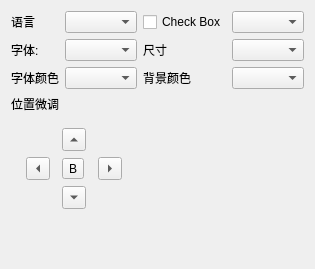
         <widget class="QWidget" name="sub_lang_2_2">
          <attribute name="title">
           <string>语言2</string>
          </attribute>
          <layout class="QVBoxLayout" name="verticalLayout_subtab4">
           <item>
            <layout class="QGridLayout" name="gridLayout_subtab_2_2">
             <item row="0" column="0">
              <widget class="QLabel" name="label_lang_2_2">
               <property name="text">
                <string>语言</string>
               </property>
              </widget>
             </item>
             <item row="0" column="1">
              <widget class="QComboBox" name="comboBox_lang_2_2"/>
             </item>
             <item row="0" column="2">
              <widget class="QCheckBox" name="checkBox_subtab_2_2">
               <property name="text">
                <string>Check Box</string>
               </property>
              </widget>
             </item>
             <item row="0" column="3">
              <widget class="QComboBox" name="comboBox_subtab_2_2"/>
             </item>
             <item row="1" column="0">
              <widget class="QLabel" name="label_font_2_2">
               <property name="text">
                <string>字体:</string>
               </property>
              </widget>
             </item>
             <item row="1" column="1">
              <widget class="QComboBox" name="comboBox_font_2_2"/>
             </item>
             <item row="1" column="2">
              <widget class="QLabel" name="label_size_2_2">
               <property name="text">
                <string>尺寸</string>
               </property>
              </widget>
             </item>
             <item row="1" column="3">
              <widget class="QComboBox" name="comboBox_size_2_2"/>
             </item>
             <item row="2" column="0">
              <widget class="QLabel" name="label_font_color_2_2">
               <property name="text">
                <string>字体颜色</string>
               </property>
              </widget>
             </item>
             <item row="2" column="1">
              <widget class="QComboBox" name="comboBox_font_color_2_2"/>
             </item>
             <item row="2" column="2">
              <widget class="QLabel" name="label_bg_color_2_2">
               <property name="text">
                <string>背景颜色</string>
               </property>
              </widget>
             </item>
             <item row="2" column="3">
              <widget class="QComboBox" name="comboBox_bg_color_2_2"/>
             </item>
             <item row="3" column="0">
              <widget class="QLabel" name="label_position_2_2">
               <property name="text">
                <string>位置微调</string>
               </property>
              </widget>
             </item>
             <item row="4" column="0" colspan="2">
              <widget class="QFrame" name="frame_dpad_2_2">
               <property name="frameShape">
                <enum>QFrame::Shape::NoFrame</enum>
               </property>
               <property name="frameShadow">
                <enum>QFrame::Shadow::Plain</enum>
               </property>
               <layout class="QGridLayout" name="gridLayout_dpad_2_2">
                <item row="0" column="1">
                 <widget class="QToolButton" name="toolButton_up_2_2">
                  <property name="text">
                   <string>▲</string>
                  </property>
                  <property name="arrowType">
                   <enum>Qt::ArrowType::UpArrow</enum>
                  </property>
                 </widget>
                </item>
                <item row="1" column="0">
                 <widget class="QToolButton" name="toolButton_left_2_2">
                  <property name="text">
                   <string>◄</string>
                  </property>
                  <property name="arrowType">
                   <enum>Qt::ArrowType::LeftArrow</enum>
                  </property>
                 </widget>
                </item>
                <item row="1" column="1">
                 <widget class="QToolButton" name="toolButton_center_2_2">
                  <property name="text">
                   <string>B</string>
                  </property>
                 </widget>
                </item>
                <item row="1" column="2">
                 <widget class="QToolButton" name="toolButton_right_2_2">
                  <property name="text">
                   <string>►</string>
                  </property>
                  <property name="arrowType">
                   <enum>Qt::ArrowType::RightArrow</enum>
                  </property>
                 </widget>
                </item>
                <item row="2" column="1">
                 <widget class="QToolButton" name="toolButton_down_2_2">
                  <property name="text">
                   <string>▼</string>
                  </property>
                  <property name="arrowType">
                   <enum>Qt::ArrowType::DownArrow</enum>
                  </property>
                 </widget>
                </item>
               </layout>
              </widget>
             </item>
            </layout>
           </item>
           <item>
            <spacer name="verticalSpacer_subtab_2_2">
             <property name="orientation">
              <enum>Qt::Orientation::Vertical</enum>
             </property>
             <property name="sizeHint" stdset="0">
              <size>
               <width>20</width>
               <height>40</height>
              </size>
             </property>
            </spacer>
           </item>
          </layout>
         </widget>
